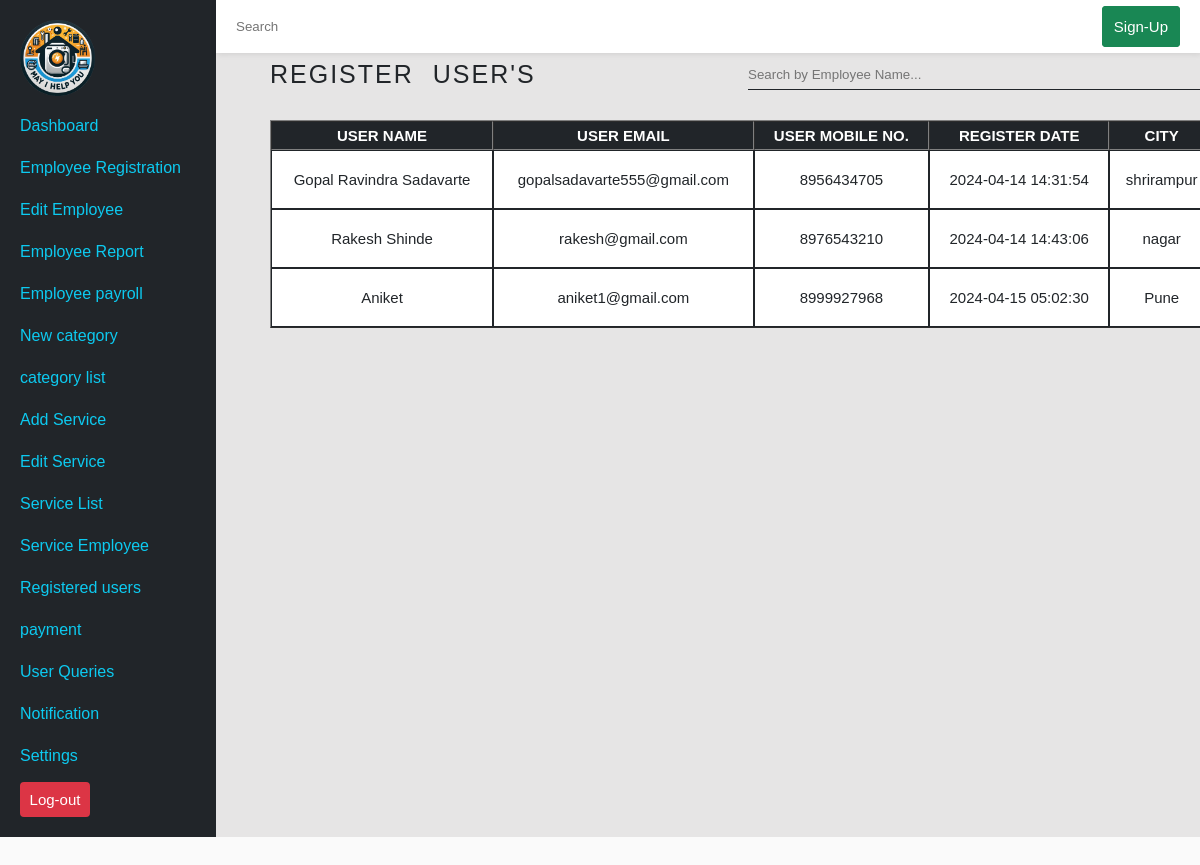
Screenshot of /admin/_adminDashboard.php?user-first=1 (signed in) with the database file from the repository.
### tables this page shows
CREATE TABLE `user` (
  `user_id` int(11) NOT NULL,
  `user_name` varchar(255) NOT NULL,
  `user_email` varchar(255) NOT NULL,
  `user_password` varchar(255) NOT NULL,
  `user_mobile_no` varchar(10) NOT NULL,
  `user_create_at` timestamp NOT NULL DEFAULT current_timestamp() ON UPDATE current_timestamp(),
  `user_city` varchar(255) DEFAULT NULL
);

### admin/_usersList.php (the view, shortened to what this page needs)
<?php
$sql=$conn->prepare("SELECT * FROM `user`");
$sql->execute();
$result=$sql->get_result();
?>
<head>
</head>
<body>
<div class="table-container">
        <div class="table-content">
         <div class="header">
            <h1>Register User's</h1>
            <input type="text" name="searchBar" id="userSearchBar" placeholder="Search by Employee Name...">
         </div>
         <div class="table-data">
            <div class="table" style="overflow:scroll;">
                <table border="1px" cellspacing=0>
                    <tr>
                        <th>User Name</th>
                        <th>User Email</th>
                        <th>User Mobile No.</th>
                        <th>Register Date</th>
                        <th>City</th>
                    </tr>
                    <?php while($row=$result->fetch_assoc()):?>
                    <tr>
                         <td class="searchUserName"><?php echo $row['user_name'];?></td>
                         <td><?php echo $row['user_email'];?></td>
                         <td><?php echo $row['user_mobile_no'];?></td>
                         <td><?php echo $row['user_create_at'];?></td>
                         <td><?php echo $row['user_city'];?></td>
                    </tr>
                    <?php endwhile; ?>
                </table>
            </div>
         </div>
        </div>
    </div>
</body>

### admin/css/admin.css (style rules this page uses)
* { margin: 0; padding: 0; box-sizing: border-box; font-family: Arial, Helvetica, sans-serif; }
:root { --blue: #0d6efd; --purple: #6f42c1; --pink: #d63384; --red: #dc3545; --orange: #fd7e14; --yellow: #ffc107; --green: #198754; --gray-dark: #343a40; --cyan: #0dcaf0; --text: #6c757d; --dark: #212529; --light: #fff; --heading: #3E3232; --body: #fafafa; --radius: .5rem; --dashBackground:rgb(230, 229, 229); --shadow: box-shadow: 1px 1px 8px rgba(0, 0, 0, 0.2); }
html { scroll-behavior: smooth; font-size: 62.5%; }
body { width: 100%; height: 100%; background: var(--body); }
#table .content .table-box table tr th,td { padding: 0 .5rem 0 .5rem; background-color: var(--dark); color:var(--light); font-size: 1.5rem; border: 1px solid var(--dark); }
.table-container { position: absolute; top: 2rem; left: 27rem; width: 75%; height: auto; padding: 2rem 0 2rem 0; }
.table-container .table-content { width: 105%; }
.table-container .table-content .header { display: flex; gap: 15%; margin: 2rem 0 3rem 0; }
.table-container .table-content .header h1 { color: var(--dark); font: 400; padding: 0 2rem 0 0; font-size: 2.5rem; width: 50rem; font-family: 'Lucida Sans', 'Lucida Sans Regular', 'Lucida Grande', 'Lucida Sans Unicode', Geneva, Verdana, sans-serif; font-weight: 500; word-spacing: 1rem; letter-spacing: .2rem; text-transform: uppercase; }
.table-container .table-content .header input { width: 75%; height: 3rem; outline: none; border: none; border-bottom: 1px solid var(--dark); background-color: var(--dashBackground); }
.table-container .table-content .table-data .table { height: 100vh; width: 100%; overflow: scroll; }
.table-container .table-content .table-data .table table { height: auto; width: 100%; background-color: var(--light); text-align: center; }
.table-container .table-content .table-data .table table tr th { padding: .5rem 1rem .5rem 1rem; background-color: var(--dark); text-transform: uppercase; color: var(--light); font-size: 1.5rem; }
.table-container .table-content .table-data .table table tr td { background-color: var(--light); color: var(--dark); }

### admin/_usersList.php (style rules this page uses)
th,td { padding:2rem 1rem 2rem 1rem }

### rows the page displays
user: user_name "Gopal Ravindra Sadavarte", user_email "gopalsadavarte555@gmail.com", user_mobile_no "8956434705", user_create_at "2024-04-14 14:31:54", user_city "shrirampur"
user: user_name "Rakesh Shinde", user_email "rakesh@gmail.com", user_mobile_no "8976543210", user_create_at "2024-04-14 14:43:06", user_city "nagar"
user: user_name "Aniket", user_email "aniket1@gmail.com", user_mobile_no "8999927968", user_create_at "2024-04-15 05:02:30", user_city "Pune"
